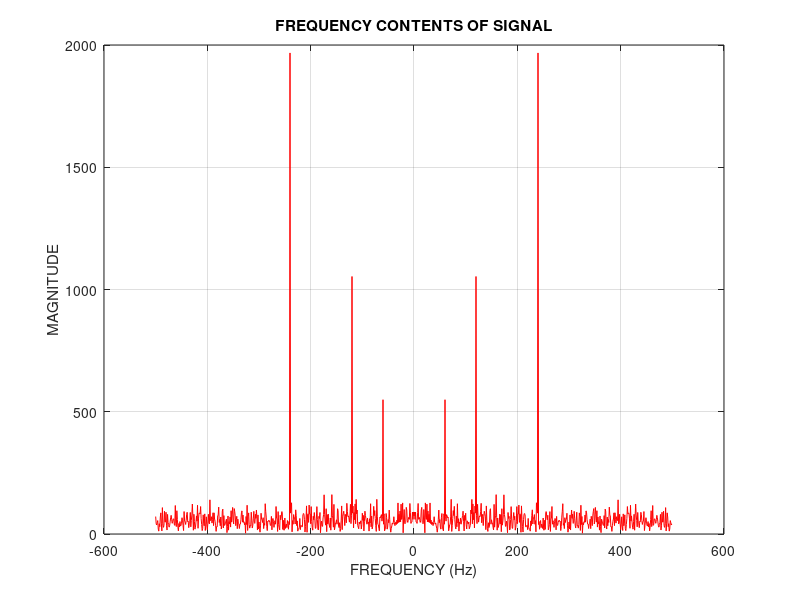

Source code (MATLAB):
% PART II

% Please ensure that part.mat is in current directory/folder
load ('part2.mat'); % Loads the file "part2.mat",saves it in variable "y" by default
fs=1000;            % assigning the sampling frequency of the signal to "fs"
N=length(y);        % Length of signal is saved in variable "N"
df=fs/N;            % Divides the sampling frequency into the length of signal
w = (-(N/2):(N/2)-1)*df;  % Range of sample frequency expressed to length of signal(N) 

z = fftshift(fft(y,N));   % Calculates DFT of the signal & Shifts it to Center
plot(w,abs(z),'r');       % Plots the Magnitude of the Frequency components
ylabel('MAGNITUDE');      % Labels the y-axis
xlabel('FREQUENCY (Hz)'); % Labels the x-axis
title('FREQUENCY CONTENTS OF SIGNAL'); % titles the plot
grid on                   % Turns the grid on


